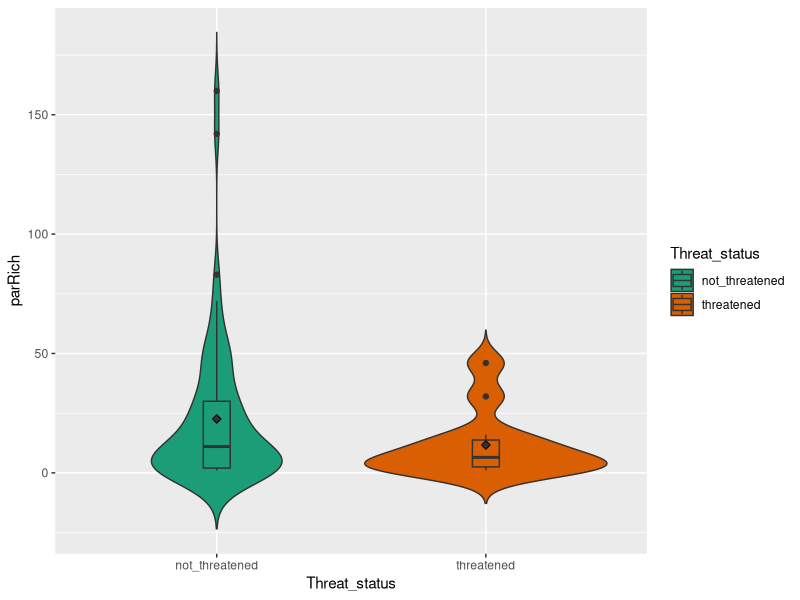
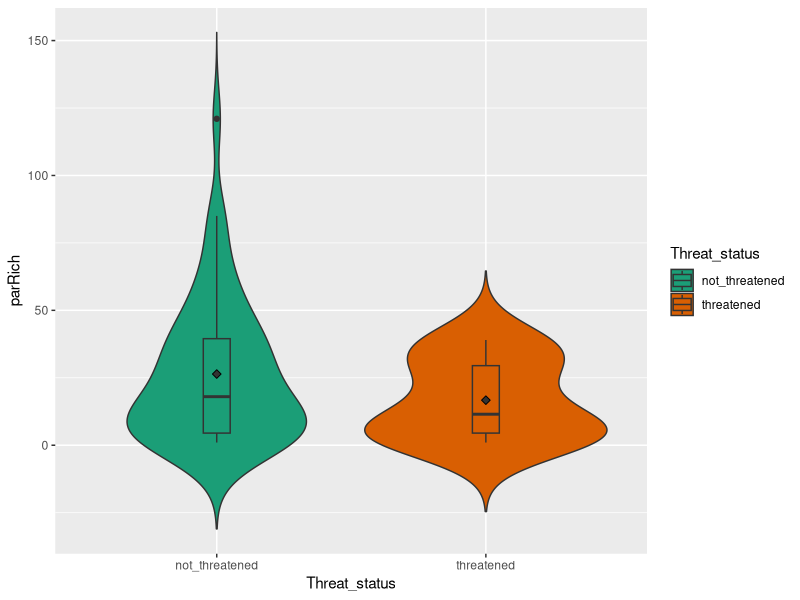
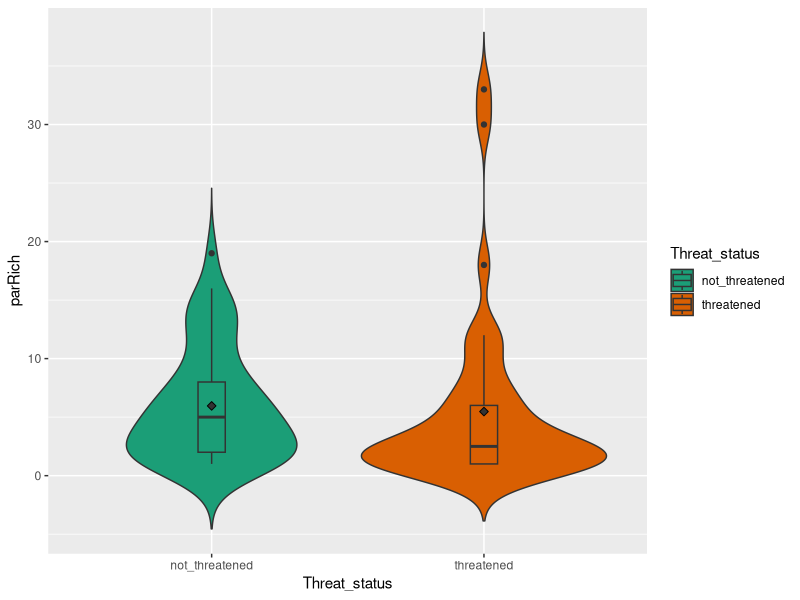
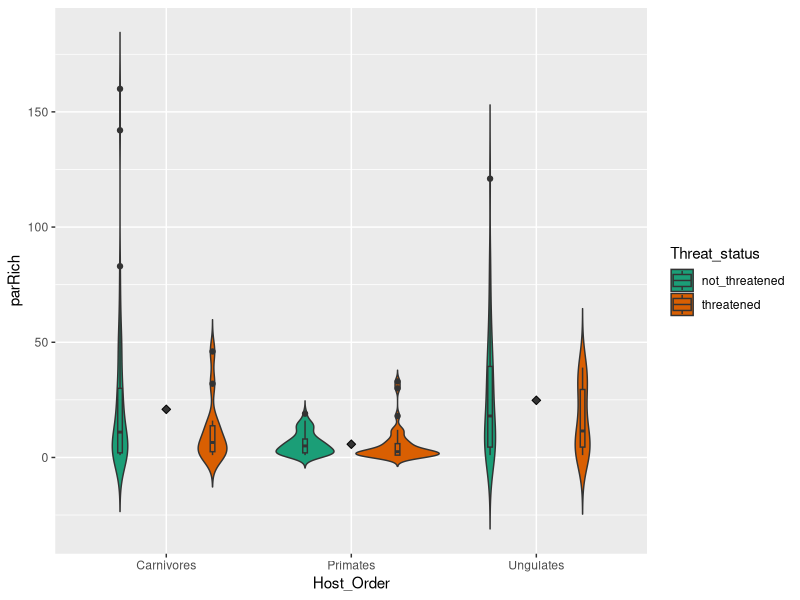

These figures' R source, in order:
library(dplyr)
library(magrittr)
library(tidyverse)
library(ggplot2)

# read in parasite richness data
carnRICH <- read.csv("./Data/JPEK/allDat_totrich_carngroup.csv") %>% rename(Threat_status = combIUCN) %>% mutate(Host_Order = "Carnivores")
unggRICH <- read.csv("./Data/JPEK/allDat_totrich_unggroup.csv") %>% rename(Threat_status = combIUCN) %>% mutate(Host_Order = "Ungulates")
primRICH <- read.csv("./Data/JPEK/allDat_totrich_primgroup.csv") %>% rename(Threat_status = combIUCN) %>% mutate(Host_Order = "Primates")

combRICH <- full_join(unggRICH, primRICH) %>% full_join(carnRICH)

# read in parasite transmission mode data
carnTM <- read.csv("./Data/JPEK/allDat_parastrans_carngroup.csv")
unggTM <- read.csv("./Data/JPEK/allDat_parastrans_unggroup.csv")
primTM <- read.csv("./Data/JPEK/allDat_parastrans_primgroup.csv")

# read in parasite type data
carnTYPE <- read.csv("./Data/JPEK/allDat_parastype_carngroup.csv")
unggTYPE <- read.csv("./Data/JPEK/allDat_parastype_unggroup.csv")
primTYPE <- read.csv("./Data/JPEK/allDat_parastype_primgroup.csv")

# Basic violin plots

carnRICH_violin <- ggplot(carnRICH, aes(x=Threat_status, y=parRich, fill=Threat_status)) +
  geom_violin(trim = F) +
  geom_boxplot(width=0.1) + 
  stat_summary(fun.y=mean, geom="point", shape=23, size=2, fill = 'grey20')
carnRICH_violin + 
  scale_fill_brewer(palette="Dark2")

unggRICH_violin <- ggplot(unggRICH, aes(x=Threat_status, y=parRich, fill=Threat_status)) +
  geom_violin(trim = F) +
  geom_boxplot(width=0.1) + 
  stat_summary(fun.y=mean, geom="point", shape=23, size=2, fill = 'grey20')
unggRICH_violin + 
  scale_fill_brewer(palette="Dark2")

primRICH_violin <- ggplot(primRICH, aes(x=Threat_status, y=parRich, fill=Threat_status)) +
  geom_violin(trim = F) +
  geom_boxplot(width=0.1) + 
  stat_summary(fun.y=mean, geom="point", shape=23, size=2, fill = 'grey20')
primRICH_violin + 
  scale_fill_brewer(palette="Dark2")

combRICH_violin <- ggplot(combRICH, aes(x=Host_Order, y=parRich, fill=Threat_status)) +
  geom_violin(trim = F, position=position_dodge(1)) +
  geom_boxplot(width=0.05, position=position_dodge(1)) + 
  stat_summary(fun.y=mean, geom="point", shape=23, size=2, fill = 'grey20')
combRICH_violin + 
  scale_fill_brewer(palette="Dark2")
